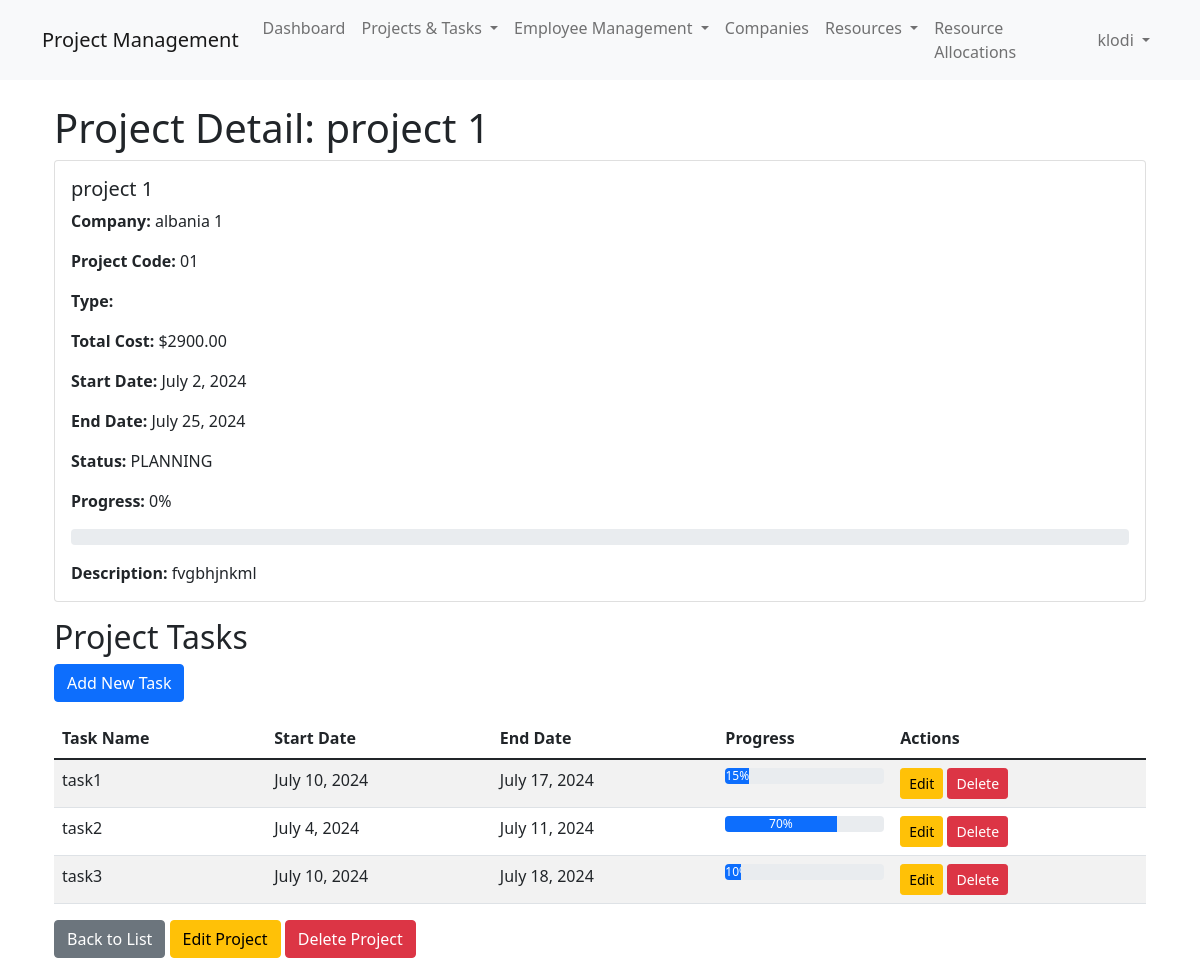
The page /project/1/ (signed in) on the database its author committed.
### project/models.py (models this page shows, shortened)
class Project(TimeStampedModel, NamedModel):
    company = models.ForeignKey(Company, on_delete=models.CASCADE)
    project_code = models.CharField(max_length=50)
    type = models.CharField(max_length=50)
    description = models.TextField(blank=True)
    total_cost = models.DecimalField(max_digits=15, decimal_places=2)
    start_date = models.DateField()
    end_date = models.DateField()
    actual_start_date = models.DateField(null=True, blank=True)
    actual_finish_date = models.DateField(null=True, blank=True)
    status = models.CharField(max_length=20, default='PLANNING')
    percent_complete = models.IntegerField(default=0)
    class Meta:
        ordering = ['-start_date']  # Changed from 'plan_start_date' to 'start_date'

class Task(TimeStampedModel, NamedModel):
    project = models.ForeignKey(Project, on_delete=models.CASCADE, related_name='tasks')
    start_date = models.DateField()
    end_date = models.DateField()
    percent_complete = models.IntegerField(default=0)
    dependencies = models.ManyToManyField('self', symmetrical=False, blank=True)

### company/models.py (models this page shows, shortened)
class Company(TimeStampedModel, NamedModel, ContactInfoMixin):
    name = models.CharField(max_length=255)
    slug = models.SlugField(unique=True, blank=True)
    register_name = models.CharField(max_length=255)
    address = models.TextField()
    post_code = models.CharField(max_length=10)
    fax_number = models.CharField(max_length=20, blank=True)
    website = models.URLField(blank=True)
    class Meta:
        verbose_name_plural = "Companies"
        ordering = ['name']

### project/views.py (the view)
# urls.py: path('<int:pk>/', views.ProjectDetailView.as_view(), name='project_detail'),
class ProjectDetailView(LoginRequiredMixin, DetailView):
    model = Project
    template_name = 'project/project_detail.html'
    context_object_name = 'project'

### project/templates/project/project_detail.html (shortened to what this page needs)
{% extends 'base.html' %}
{% block content %}
<div class="container mt-4">
    <h1>Project Detail: {{ project.name }}</h1>
    <div class="card mb-3">
        <div class="card-body">
            <h5 class="card-title">{{ project.name }}</h5>
            <p class="card-text"><strong>Company:</strong> {{ project.company.name }}</p>
            <p class="card-text"><strong>Project Code:</strong> {{ project.project_code }}</p>
            <p class="card-text"><strong>Type:</strong> {{ project.get_type_display }}</p>
            <p class="card-text"><strong>Total Cost:</strong> ${{ project.total_cost }}</p>
            <p class="card-text"><strong>Start Date:</strong> {{ project.start_date }}</p>
            <p class="card-text"><strong>End Date:</strong> {{ project.end_date }}</p>
            <p class="card-text"><strong>Status:</strong> {{ project.status }}</p>
            <p class="card-text"><strong>Progress:</strong> {{ project.percent_complete }}%</p>
            <div class="progress mb-3">
            </div>
            <p class="card-text"><strong>Description:</strong> {{ project.description }}</p>
        </div>
    </div>
    <h2>Project Tasks</h2>
    <a href="{% url 'project:task_create' %}?project={{ project.pk }}" class="btn btn-primary mb-3">Add New Task</a>
    <table class="table table-striped">
        <thead>
            <tr>
                <th>Task Name</th>
                <th>Start Date</th>
                <th>End Date</th>
                <th>Progress</th>
                <th>Actions</th>
            </tr>
        </thead>
        <tbody>
            {% for task in project.tasks.all %}
            <tr>
                <td>{{ task.name }}</td>
                <td>{{ task.start_date }}</td>
                <td>{{ task.end_date }}</td>
                <td>
                    <div class="progress">
                        <div class="progress-bar" role="progressbar" style="width: {{ task.percent_complete }}%;" aria-valuenow="{{ task.percent_complete }}" aria-valuemin="0" aria-valuemax="100">{{ task.percent_complete }}%</div>
                    </div>
                </td>
                <td>
                    <a href="{% url 'project:task_update' task.pk %}" class="btn btn-sm btn-warning">Edit</a>
                    <a href="{% url 'project:task_delete' task.pk %}" class="btn btn-sm btn-danger">Delete</a>
                </td>
            </tr>
            {% empty %}
            <tr>
                <td colspan="5">No tasks found for this project.</td>
            </tr>
            {% endfor %}
        </tbody>
    </table>
    <div class="mt-3">
        <a href="{% url 'project:project_list' %}" class="btn btn-secondary">Back to List</a>
        {% if perms.project.change_project %}
            <a href="{% url 'project:project_update' project.pk %}" class="btn btn-warning">Edit Project</a>
        {% endif %}
        {% if perms.project.delete_project %}
            <a href="{% url 'project:project_delete' project.pk %}" class="btn btn-danger">Delete Project</a>
        {% endif %}
    </div>
</div>
{% endblock %}

### templates/includes/navbar.html (shortened to what this page needs)
<nav class="navbar navbar-expand-lg navbar-light bg-light">
    <div class="container">
        <a class="navbar-brand" href="/">Project Management</a>
        <div class="collapse navbar-collapse" id="navbarNav">
            <ul class="navbar-nav me-auto">
                <li class="nav-item">
                    <a class="nav-link" href="{% url 'dashboard:dashboard' %}">Dashboard</a>
                </li>
                <li class="nav-item dropdown">
                    <a class="nav-link dropdown-toggle" href="#" id="navbarDropdownProjects" role="button" data-bs-toggle="dropdown" aria-expanded="false">
                        Projects & Tasks
                    </a>
                </li>
                <li class="nav-item dropdown">
                    <a class="nav-link dropdown-toggle" href="#" id="navbarDropdownEmployees" role="button" data-bs-toggle="dropdown" aria-expanded="false">
                        Employee Management
                    </a>
                </li>
                <li class="nav-item">
                    <a class="nav-link" href="{% url 'company:company_list' %}">Companies</a>
                </li>
                <li class="nav-item dropdown">
                    <a class="nav-link dropdown-toggle" href="#" id="navbarDropdownResources" role="button" data-bs-toggle="dropdown" aria-expanded="false">
                        Resources
                    </a>
                </li>
                <li class="nav-item">
                    <a class="nav-link" href="{% url 'resource_allocation:allocation_list' %}">Resource Allocations</a>
                </li>
            </ul>
            <ul class="navbar-nav">
                {% if user.is_authenticated %}
                    <li class="nav-item dropdown">
                        <a class="nav-link dropdown-toggle" href="#" id="navbarDropdownUser" role="button" data-bs-toggle="dropdown" aria-expanded="false">
                            {{ user.username }}
                        </a>
                    </li>
                {% else %}
                    <li class="nav-item">
                        <a class="nav-link" href="{% url 'login' %}">Login</a>
                    </li>
                {% endif %}
            </ul>
        </div>
    </div>
</nav>

### rows shown on the page
Project: name "project 1", company.name "albania 1", project_code "01", total_cost "2900.00", start_date "July 2, 2024", end_date "July 25, 2024", status "PLANNING", percent_complete "0", description "fvgbhjnkml"
Task: name "task1", start_date "July 10, 2024", end_date "July 17, 2024", percent_complete "15"
Task: name "task2", start_date "July 4, 2024", end_date "July 11, 2024", percent_complete "70"
Task: name "task3", start_date "July 10, 2024", end_date "July 18, 2024", percent_complete "10"

### other values the page prints
{{ user.username }} "klodi"
